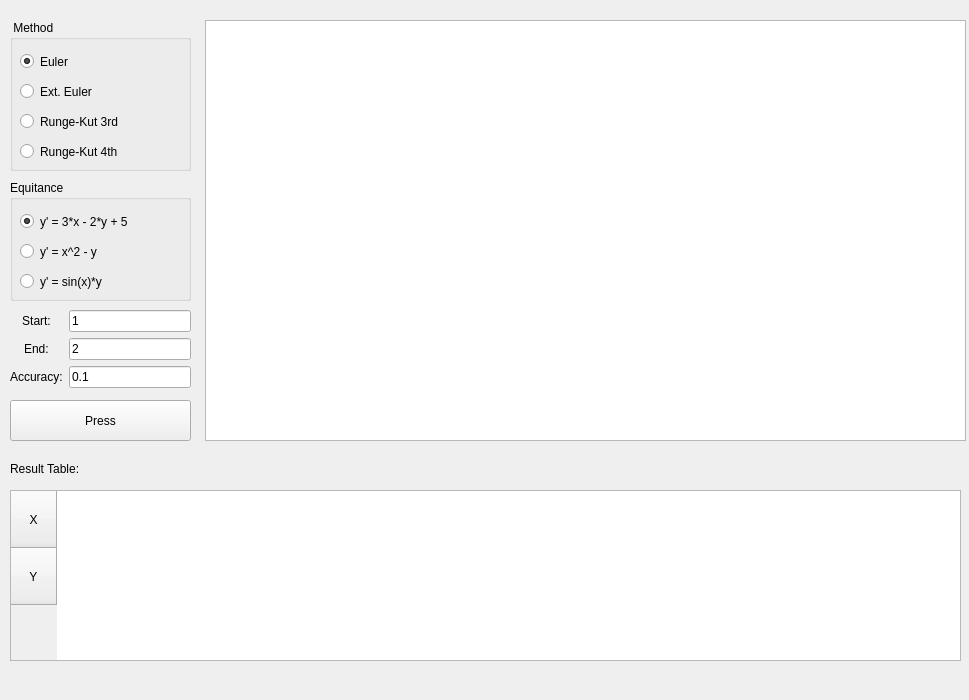
<?xml version="1.0" encoding="UTF-8"?>
<ui version="4.0">
 <class>MainWindow</class>
 <widget class="QMainWindow" name="MainWindow">
  <property name="geometry">
   <rect>
    <x>0</x>
    <y>0</y>
    <width>969</width>
    <height>700</height>
   </rect>
  </property>
  <property name="windowTitle">
   <string>MainWindow</string>
  </property>
  <widget class="QWidget" name="centralwidget">
   <widget class="PlotWidget" name="graphicsView">
    <property name="geometry">
     <rect>
      <x>205</x>
      <y>20</y>
      <width>761</width>
      <height>421</height>
     </rect>
    </property>
   </widget>
   <widget class="QGroupBox" name="groupBox">
    <property name="geometry">
     <rect>
      <x>10</x>
      <y>20</y>
      <width>181</width>
      <height>151</height>
     </rect>
    </property>
    <property name="title">
     <string> Method</string>
    </property>
    <widget class="QRadioButton" name="euler_method">
     <property name="geometry">
      <rect>
       <x>10</x>
       <y>30</y>
       <width>112</width>
       <height>23</height>
      </rect>
     </property>
     <property name="text">
      <string>Euler</string>
     </property>
     <property name="checked">
      <bool>true</bool>
     </property>
    </widget>
    <widget class="QRadioButton" name="ext_euler_method">
     <property name="geometry">
      <rect>
       <x>10</x>
       <y>60</y>
       <width>112</width>
       <height>23</height>
      </rect>
     </property>
     <property name="text">
      <string>Ext. Euler</string>
     </property>
    </widget>
    <widget class="QRadioButton" name="runge_kut_3_method">
     <property name="geometry">
      <rect>
       <x>10</x>
       <y>90</y>
       <width>131</width>
       <height>23</height>
      </rect>
     </property>
     <property name="text">
      <string>Runge-Kut 3rd</string>
     </property>
    </widget>
    <widget class="QRadioButton" name="runge_kut_4_method">
     <property name="geometry">
      <rect>
       <x>10</x>
       <y>120</y>
       <width>131</width>
       <height>23</height>
      </rect>
     </property>
     <property name="text">
      <string>Runge-Kut 4th</string>
     </property>
    </widget>
   </widget>
   <widget class="QGroupBox" name="groupBox_2">
    <property name="geometry">
     <rect>
      <x>10</x>
      <y>180</y>
      <width>181</width>
      <height>121</height>
     </rect>
    </property>
    <property name="title">
     <string>Equitance</string>
    </property>
    <widget class="QRadioButton" name="func_1">
     <property name="geometry">
      <rect>
       <x>10</x>
       <y>30</y>
       <width>161</width>
       <height>23</height>
      </rect>
     </property>
     <property name="text">
      <string>y' = 3*x - 2*y + 5</string>
     </property>
     <property name="checked">
      <bool>true</bool>
     </property>
    </widget>
    <widget class="QRadioButton" name="func_2">
     <property name="geometry">
      <rect>
       <x>10</x>
       <y>60</y>
       <width>141</width>
       <height>23</height>
      </rect>
     </property>
     <property name="text">
      <string>y' = x^2 - y</string>
     </property>
    </widget>
    <widget class="QRadioButton" name="func_3">
     <property name="geometry">
      <rect>
       <x>10</x>
       <y>90</y>
       <width>112</width>
       <height>23</height>
      </rect>
     </property>
     <property name="text">
      <string>y' = sin(x)*y</string>
     </property>
    </widget>
   </widget>
   <widget class="QWidget" name="formLayoutWidget">
    <property name="geometry">
     <rect>
      <x>10</x>
      <y>310</y>
      <width>181</width>
      <height>81</height>
     </rect>
    </property>
    <layout class="QFormLayout" name="formLayout">
     <property name="labelAlignment">
      <set>Qt::AlignCenter</set>
     </property>
     <property name="formAlignment">
      <set>Qt::AlignHCenter|Qt::AlignTop</set>
     </property>
     <item row="0" column="0">
      <widget class="QLabel" name="label">
       <property name="text">
        <string>Start:</string>
       </property>
       <property name="alignment">
        <set>Qt::AlignCenter</set>
       </property>
      </widget>
     </item>
     <item row="1" column="0">
      <widget class="QLabel" name="label_2">
       <property name="text">
        <string>End:</string>
       </property>
      </widget>
     </item>
     <item row="2" column="0">
      <widget class="QLabel" name="label_3">
       <property name="text">
        <string>Accuracy:</string>
       </property>
      </widget>
     </item>
     <item row="2" column="1">
      <widget class="QLineEdit" name="accuracy_edit">
       <property name="text">
        <string>0.1</string>
       </property>
      </widget>
     </item>
     <item row="1" column="1">
      <widget class="QLineEdit" name="end_edit">
       <property name="text">
        <string>2</string>
       </property>
      </widget>
     </item>
     <item row="0" column="1">
      <widget class="QLineEdit" name="start_edit">
       <property name="text">
        <string>1</string>
       </property>
      </widget>
     </item>
    </layout>
   </widget>
   <widget class="QPushButton" name="btn">
    <property name="geometry">
     <rect>
      <x>10</x>
      <y>400</y>
      <width>181</width>
      <height>41</height>
     </rect>
    </property>
    <property name="text">
     <string>Press</string>
    </property>
   </widget>
   <widget class="QTableWidget" name="result_table">
    <property name="geometry">
     <rect>
      <x>10</x>
      <y>490</y>
      <width>951</width>
      <height>171</height>
     </rect>
    </property>
    <attribute name="horizontalHeaderMinimumSectionSize">
     <number>57</number>
    </attribute>
    <attribute name="verticalHeaderDefaultSectionSize">
     <number>57</number>
    </attribute>
    <row>
     <property name="text">
      <string>     X     </string>
     </property>
    </row>
    <row>
     <property name="text">
      <string>     Y     </string>
     </property>
    </row>
   </widget>
   <widget class="QLabel" name="label_4">
    <property name="geometry">
     <rect>
      <x>10</x>
      <y>460</y>
      <width>261</width>
      <height>17</height>
     </rect>
    </property>
    <property name="text">
     <string>Result Table:</string>
    </property>
   </widget>
  </widget>
  <widget class="QMenuBar" name="menubar">
   <property name="geometry">
    <rect>
     <x>0</x>
     <y>0</y>
     <width>969</width>
     <height>22</height>
    </rect>
   </property>
  </widget>
 </widget>
 <customwidgets>
  <customwidget>
   <class>PlotWidget</class>
   <extends>QGraphicsView</extends>
   <header>pyqtgraph</header>
  </customwidget>
 </customwidgets>
 <resources/>
 <connections/>
</ui>
